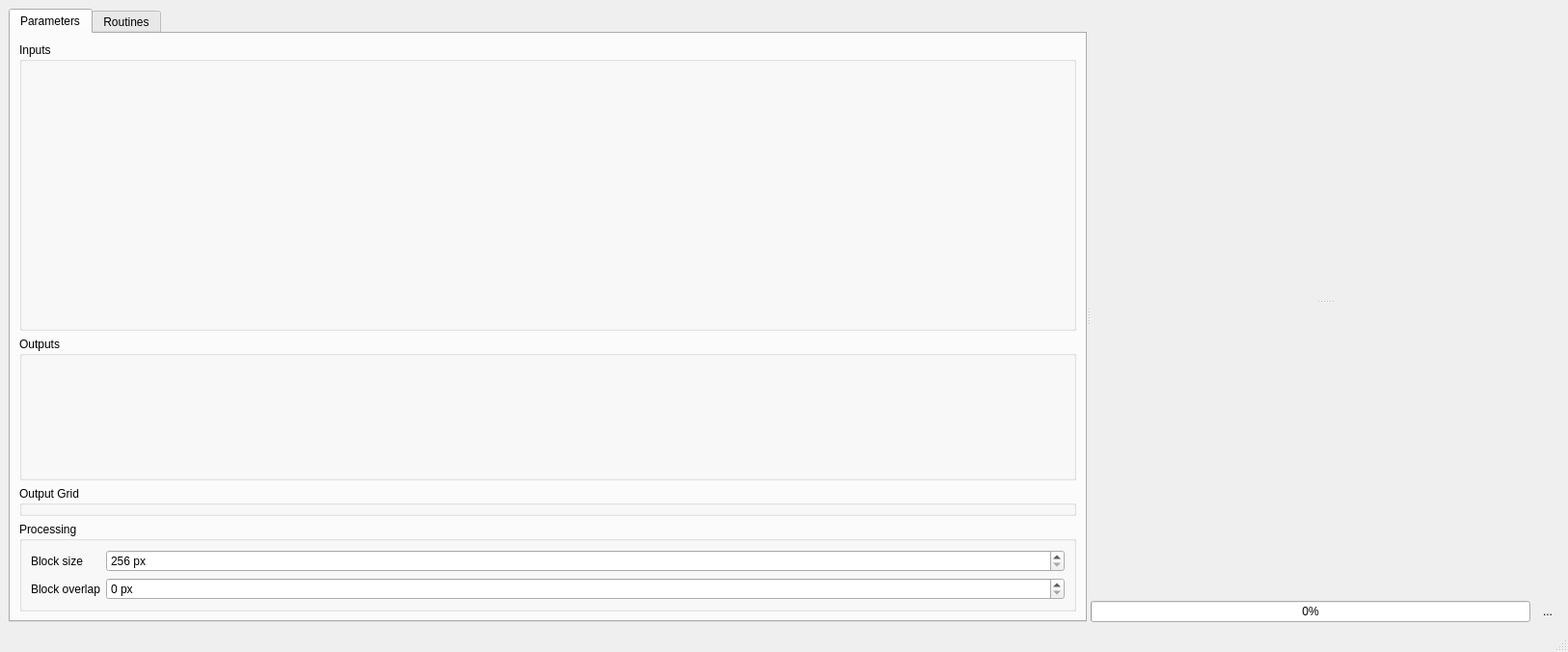
<?xml version="1.0" encoding="UTF-8"?>
<ui version="4.0">
 <class>MainWindow</class>
 <widget class="QMainWindow" name="MainWindow">
  <property name="geometry">
   <rect>
    <x>0</x>
    <y>0</y>
    <width>1626</width>
    <height>676</height>
   </rect>
  </property>
  <property name="windowTitle">
   <string>imageMath Calculator</string>
  </property>
  <property name="windowIcon">
   <iconset resource="../../ressources.qrc">
    <normaloff>:/imageMath/imagemathapp/icons/numpy.png</normaloff>:/imageMath/imagemathapp/icons/numpy.png</iconset>
  </property>
  <widget class="QWidget" name="centralwidget">
   <layout class="QVBoxLayout" name="verticalLayout_3">
    <item>
     <widget class="QSplitter" name="splitter_2">
      <property name="orientation">
       <enum>Qt::Horizontal</enum>
      </property>
      <widget class="QTabWidget" name="mTab">
       <property name="minimumSize">
        <size>
         <width>300</width>
         <height>0</height>
        </size>
       </property>
       <property name="currentIndex">
        <number>0</number>
       </property>
       <widget class="QWidget" name="tabLayers">
        <attribute name="title">
         <string>Parameters</string>
        </attribute>
        <layout class="QVBoxLayout" name="verticalLayout">
         <item>
          <widget class="QgsCollapsibleGroupBox" name="w1">
           <property name="sizePolicy">
            <sizepolicy hsizetype="Preferred" vsizetype="Preferred">
             <horstretch>0</horstretch>
             <verstretch>2</verstretch>
            </sizepolicy>
           </property>
           <property name="minimumSize">
            <size>
             <width>0</width>
             <height>0</height>
            </size>
           </property>
           <property name="title">
            <string>Inputs</string>
           </property>
           <layout class="QVBoxLayout" name="verticalLayout_4">
            <property name="spacing">
             <number>1</number>
            </property>
            <property name="leftMargin">
             <number>0</number>
            </property>
            <property name="topMargin">
             <number>11</number>
            </property>
            <property name="rightMargin">
             <number>0</number>
            </property>
            <property name="bottomMargin">
             <number>0</number>
            </property>
            <item>
             <widget class="InputList" name="uiInputs_" native="true">
              <property name="sizePolicy">
               <sizepolicy hsizetype="Preferred" vsizetype="Preferred">
                <horstretch>0</horstretch>
                <verstretch>2</verstretch>
               </sizepolicy>
              </property>
             </widget>
            </item>
           </layout>
          </widget>
         </item>
         <item>
          <widget class="QgsCollapsibleGroupBox" name="w2">
           <property name="sizePolicy">
            <sizepolicy hsizetype="Preferred" vsizetype="Preferred">
             <horstretch>0</horstretch>
             <verstretch>1</verstretch>
            </sizepolicy>
           </property>
           <property name="minimumSize">
            <size>
             <width>0</width>
             <height>0</height>
            </size>
           </property>
           <property name="title">
            <string>Outputs</string>
           </property>
           <layout class="QVBoxLayout" name="verticalLayout_5">
            <property name="spacing">
             <number>1</number>
            </property>
            <property name="leftMargin">
             <number>0</number>
            </property>
            <property name="topMargin">
             <number>11</number>
            </property>
            <property name="rightMargin">
             <number>0</number>
            </property>
            <property name="bottomMargin">
             <number>0</number>
            </property>
            <item>
             <widget class="OutputList" name="uiOutputs_" native="true">
              <property name="sizePolicy">
               <sizepolicy hsizetype="Preferred" vsizetype="Preferred">
                <horstretch>0</horstretch>
                <verstretch>1</verstretch>
               </sizepolicy>
              </property>
             </widget>
            </item>
           </layout>
          </widget>
         </item>
         <item>
          <widget class="QgsCollapsibleGroupBox" name="mGroupBox">
           <property name="sizePolicy">
            <sizepolicy hsizetype="Preferred" vsizetype="Minimum">
             <horstretch>0</horstretch>
             <verstretch>0</verstretch>
            </sizepolicy>
           </property>
           <property name="minimumSize">
            <size>
             <width>0</width>
             <height>0</height>
            </size>
           </property>
           <property name="title">
            <string>Output Grid</string>
           </property>
           <layout class="QVBoxLayout" name="verticalLayout_6">
            <property name="spacing">
             <number>1</number>
            </property>
            <property name="leftMargin">
             <number>0</number>
            </property>
            <property name="topMargin">
             <number>0</number>
            </property>
            <property name="rightMargin">
             <number>0</number>
            </property>
            <property name="bottomMargin">
             <number>0</number>
            </property>
            <item>
             <widget class="Grid" name="uiGrid_" native="true">
              <property name="sizePolicy">
               <sizepolicy hsizetype="MinimumExpanding" vsizetype="Preferred">
                <horstretch>0</horstretch>
                <verstretch>0</verstretch>
               </sizepolicy>
              </property>
             </widget>
            </item>
           </layout>
          </widget>
         </item>
         <item>
          <widget class="QgsCollapsibleGroupBox" name="mGroupBox_2">
           <property name="title">
            <string>Processing</string>
           </property>
           <layout class="QFormLayout" name="formLayout">
            <item row="1" column="1">
             <widget class="QSpinBox" name="uiBlockOverlap">
              <property name="suffix">
               <string> px</string>
              </property>
              <property name="maximum">
               <number>100</number>
              </property>
             </widget>
            </item>
            <item row="1" column="0">
             <widget class="QLabel" name="label">
              <property name="text">
               <string>Block overlap</string>
              </property>
             </widget>
            </item>
            <item row="0" column="0">
             <widget class="QLabel" name="label_2">
              <property name="text">
               <string>Block size</string>
              </property>
             </widget>
            </item>
            <item row="0" column="1">
             <widget class="QSpinBox" name="uiBlockSize">
              <property name="suffix">
               <string> px</string>
              </property>
              <property name="minimum">
               <number>256</number>
              </property>
              <property name="maximum">
               <number>999999999</number>
              </property>
              <property name="singleStep">
               <number>128</number>
              </property>
             </widget>
            </item>
           </layout>
          </widget>
         </item>
         <item>
          <spacer name="verticalSpacer">
           <property name="orientation">
            <enum>Qt::Vertical</enum>
           </property>
           <property name="sizeHint" stdset="0">
            <size>
             <width>0</width>
             <height>0</height>
            </size>
           </property>
          </spacer>
         </item>
        </layout>
       </widget>
       <widget class="QWidget" name="tabRoutines">
        <attribute name="title">
         <string>Routines</string>
        </attribute>
        <layout class="QVBoxLayout" name="verticalLayout_7">
         <item>
          <widget class="Routines" name="uiRoutines_">
           <attribute name="headerVisible">
            <bool>false</bool>
           </attribute>
           <column>
            <property name="text">
             <string notr="true">1</string>
            </property>
           </column>
          </widget>
         </item>
        </layout>
       </widget>
      </widget>
      <widget class="QWidget" name="widget" native="true">
       <property name="minimumSize">
        <size>
         <width>300</width>
         <height>0</height>
        </size>
       </property>
       <layout class="QVBoxLayout" name="verticalLayout_2">
        <item>
         <widget class="QSplitter" name="splitter">
          <property name="orientation">
           <enum>Qt::Vertical</enum>
          </property>
          <widget class="CodeEdit" name="uiCode_" native="true">
           <property name="sizePolicy">
            <sizepolicy hsizetype="Preferred" vsizetype="Preferred">
             <horstretch>0</horstretch>
             <verstretch>1</verstretch>
            </sizepolicy>
           </property>
          </widget>
          <widget class="WebLog" name="uiLog2_" native="true">
           <property name="sizePolicy">
            <sizepolicy hsizetype="Preferred" vsizetype="Preferred">
             <horstretch>0</horstretch>
             <verstretch>1</verstretch>
            </sizepolicy>
           </property>
          </widget>
         </widget>
        </item>
        <item>
         <layout class="QHBoxLayout" name="horizontalLayout_2">
          <item>
           <widget class="QProgressBar" name="uiProgressBar_">
            <property name="value">
             <number>0</number>
            </property>
            <property name="alignment">
             <set>Qt::AlignCenter</set>
            </property>
           </widget>
          </item>
          <item>
           <widget class="QToolButton" name="uiExecute_">
            <property name="text">
             <string>...</string>
            </property>
            <property name="icon">
             <iconset>
              <normaloff>:/images/themes/default/propertyicons/action.svg</normaloff>:/images/themes/default/propertyicons/action.svg</iconset>
            </property>
            <property name="iconSize">
             <size>
              <width>50</width>
              <height>50</height>
             </size>
            </property>
            <property name="autoRaise">
             <bool>true</bool>
            </property>
           </widget>
          </item>
         </layout>
        </item>
       </layout>
      </widget>
     </widget>
    </item>
   </layout>
  </widget>
  <widget class="QMenuBar" name="menubar">
   <property name="geometry">
    <rect>
     <x>0</x>
     <y>0</y>
     <width>1626</width>
     <height>21</height>
    </rect>
   </property>
  </widget>
  <widget class="QStatusBar" name="statusbar"/>
 </widget>
 <customwidgets>
  <customwidget>
   <class>QgsCollapsibleGroupBox</class>
   <extends>QGroupBox</extends>
   <header>qgscollapsiblegroupbox.h</header>
   <container>1</container>
  </customwidget>
  <customwidget>
   <class>InputList</class>
   <extends>QWidget</extends>
   <header>enmapboxapplications.imagemathapp.core</header>
   <container>1</container>
  </customwidget>
  <customwidget>
   <class>OutputList</class>
   <extends>QWidget</extends>
   <header>enmapboxapplications.imagemathapp.core</header>
   <container>1</container>
  </customwidget>
  <customwidget>
   <class>Grid</class>
   <extends>QWidget</extends>
   <header>enmapboxapplications.imagemathapp.core</header>
   <container>1</container>
  </customwidget>
  <customwidget>
   <class>CodeEdit</class>
   <extends>QWidget</extends>
   <header>enmapboxapplications.imagemathapp.core</header>
   <container>1</container>
  </customwidget>
  <customwidget>
   <class>WebLog</class>
   <extends>QWidget</extends>
   <header>enmapboxapplications.imagemathapp.core</header>
   <container>1</container>
  </customwidget>
  <customwidget>
   <class>Routines</class>
   <extends>QTreeWidget</extends>
   <header>enmapboxapplications.imagemathapp.core</header>
  </customwidget>
 </customwidgets>
 <resources>
  <include location="../../ressources.qrc"/>
 </resources>
 <connections/>
</ui>
